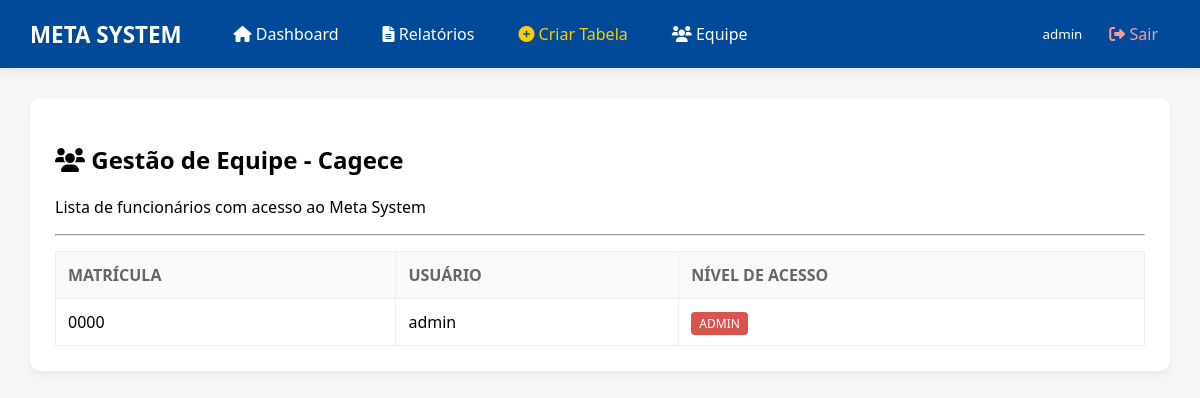
Page /usuarios (signed in) on the committed database.
### tables this page shows
CREATE TABLE usuarios_sistema (
            id INTEGER PRIMARY KEY AUTOINCREMENT,
            matricula TEXT UNIQUE,
            username TEXT UNIQUE,
            password TEXT,
            nivel TEXT DEFAULT 'usuario');

### routes/main_routes.py (the view)
    @app.route('/usuarios')
    @login_required
    def usuarios():
        if session.get('nivel') != 'admin': return redirect(url_for('index'))
        db = get_db()
        lista = db.execute("SELECT id, matricula, username, nivel FROM usuarios_sistema").fetchall()
        return render_template('usuarios.html', usuarios=lista)

### models/database.py (called while the page is built)
def get_db():
    path = DB_UNC if os.path.exists(os.path.dirname(DB_UNC)) else DB_LOCAL
    conn = sqlite3.connect(path, timeout=20, check_same_thread=False)
    conn.row_factory = sqlite3.Row
    conn.execute("PRAGMA journal_mode=WAL")
    return conn

### routes/main_routes.py (called while the page is built)
def login_required(f):
    @wraps(f)
    def decorated_function(*args, **kwargs):
        if 'user' not in session:
            return redirect(url_for('login'))
        return f(*args, **kwargs)
    return decorated_function

### templates/usuarios.html
{% extends 'base.html' %}
{% block content %}
<div class="card">
    <h2><i class="fas fa-users"></i> Gestão de Equipe - Cagece</h2>
    <p>Lista de funcionários com acesso ao Meta System</p>
    <hr>
    <table>
        <thead>
            <tr>
                <th>MATRÍCULA</th>
                <th>USUÁRIO</th>
                <th>NÍVEL DE ACESSO</th>
            </tr>
        </thead>
        <tbody>
            {% for u in usuarios %}
            <tr>
                <td>{{ u.matricula }}</td>
                <td>{{ u.username }}</td>
                <td>
                    <span class="badge" style="background: {{ '#d9534f' if u.nivel == 'admin' else '#5bc0de' }}; color: white; padding: 3px 8px; border-radius: 4px; font-size: 12px;">
                        {{ u.nivel|upper }}
                    </span>
                </td>
            </tr>
            {% endfor %}
        </tbody>
    </table>
</div>
{% endblock %}

### templates/base.html (style rules this page uses)
body { font-family: 'Segoe UI', sans-serif; margin: 0; background: #f4f7f6; }
.card { background: white; padding: 25px; border-radius: 10px; box-shadow: 0 4px 6px rgba(0,0,0,0.05); margin-bottom: 25px; }
table { width: 100%; border-collapse: collapse; margin-top: 15px; background: white; }
th, td { border: 1px solid #eee; padding: 12px; text-align: left; }
th { background: #f9fafb; color: #666; }

### rows in the picture
usuarios_sistema: matricula "0000", username "admin", nivel "ADMIN"

### other values in the picture
{{ session.get('user') or 'Visitante' }} "admin"
